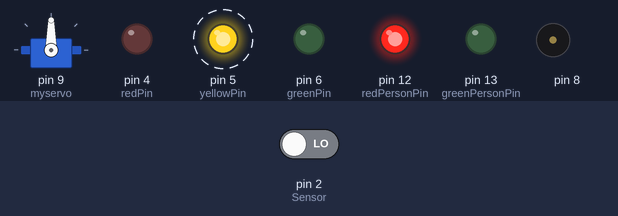
Bench run of a sketch on a simulated Arduino Uno, built with avr-gcc and run on an emulated ATmega328P. Parts: servo, output pins drawn as LEDs (lit = HIGH), buzzer (waves = sounding). Dashed ring = blinking. The inputs (shaded band) are chosen by the test bench; at power-on: pin 2 (Sensor) LOW.

Above: at 4.8 s.
4.9 s: pin 2 (Sensor) driven HIGH
At 19.3 s:
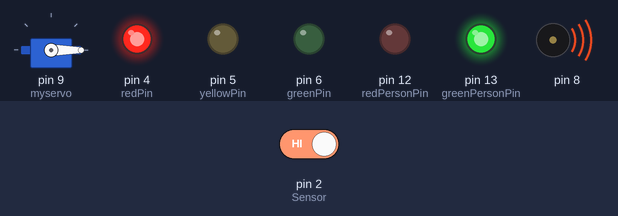
At 21.4 s:
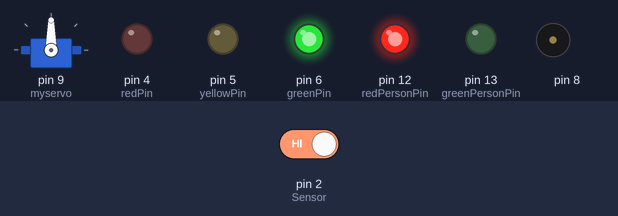
Timing chart, 0 to 43.0 s (numbered marks = the images above; inputs shaded):
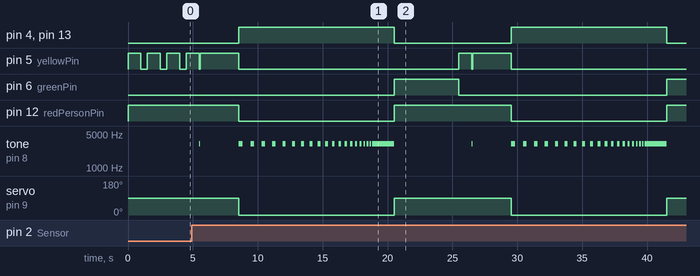

Measured:
- after the input at 4.9 s, pin 4 (redPin): alternates HIGH for 12.0 s and LOW for 9.1 s, starting after 3.7 s; pin 6 (greenPin): LOW → HIGH after 15.6 s, → LOW 5.0 s later, → HIGH 16.0 s later

The sketch:

TrafficManagement01.ino
```cpp
#include "pitches.h"
#include <Servo.h>
Servo myservo;
int Sensor= 2;

const int yellowPin=5;
const int redPin=4;
const int greenPin=6;

const int redPersonPin=12;
const int greenPersonPin=13;

void setup() {

  Serial.begin(9600);
  pinMode(Sensor, INPUT);
  pinMode(yellowPin,OUTPUT);
  pinMode(redPin,OUTPUT);
  pinMode(greenPin,OUTPUT);
  pinMode(redPersonPin,OUTPUT);
  pinMode(greenPersonPin,OUTPUT);
  myservo.attach(9);
}

void loop() {
  mode2();
//  delay(5000);
//  int SensorState = digitalRead(Sensor);
//  Serial.println(SensorState);


}
void mode2(){
  digitalWrite(redPersonPin,HIGH);
  digitalWrite(greenPersonPin,LOW);
  int SensorState =0;
  for(int i=0;i<5;i++){
    lightLamp(yellowPin,1000);
    SensorState = digitalRead(Sensor);;
    if(SensorState==1){break;}
    delay(500);
  }
  if(SensorState==1){
    tone(8, NOTE_G7);
    delay(50);
    noTone(8);
    lightLamp(yellowPin,3000);
    myservo.write(-90);
    digitalWrite(redPin,HIGH);
    digitalWrite(redPersonPin,LOW);
    digitalWrite(greenPersonPin,HIGH);
    int time=0;
    for(int i=0;i<30;i++){
      tone(8, NOTE_G7);
      delay(300-10*i);
      noTone(8);
      time=600-30*i;
      if(time>0){
         delay(time);
      }
  }
  tone(8, NOTE_G7);
  delay(1000);
  noTone(8);
  digitalWrite(redPin,LOW);
  digitalWrite(redPersonPin,HIGH);
  digitalWrite(greenPersonPin,LOW);

  myservo.write(90);
  lightLamp(greenPin,5000);
  }

}
void lightLamp(int pin, int time){
  digitalWrite(pin,HIGH);
  delay(time);
  digitalWrite(pin,LOW);
}
int scanFunction(){
  int val=digitalRead(Sensor);
  Serial.print("val 1:");
  Serial.println(val);
  if(val==1){
    delay(1000);
    for(int j=0;j<3;j++){
      val=digitalRead(Sensor);
      Serial.print("val next:");
      Serial.println(val);
      if(val==1){
        if(j==2){
          return 1;
        }
        delay(1000);
      }else{
        break;
      }
    }
  }
  return val;
}
void mode1(){
  myservo.write(90);
  lightLamp(greenPin,5000);
  for(int i=0;i<3;i++){
    lightLamp(yellowPin,1000);
    if(i!=2){
      delay(500);
    }
  }
  myservo.write(-90);
  digitalWrite(redPin,HIGH);
  int time=0;
  for(int i=0;i<30;i++){
    tone(8, NOTE_G7);
    delay(300-10*i);
    noTone(8);
    time=600-30*i;
    if(time>0){
       delay(time);
    }
  }
  tone(8, NOTE_G7);
  delay(1000);
  noTone(8);
  digitalWrite(redPin,LOW);
}
```

pitches.h
```cpp
/*************************************************
 * Public Constants
 *************************************************/

#define NOTE_B0  31
#define NOTE_C1  33
#define NOTE_CS1 35
#define NOTE_D1  37
#define NOTE_DS1 39
#define NOTE_E1  41
#define NOTE_F1  44
#define NOTE_FS1 46
#define NOTE_G1  49
#define NOTE_GS1 52
#define NOTE_A1  55
#define NOTE_AS1 58
#define NOTE_B1  62
#define NOTE_C2  65
#define NOTE_CS2 69
#define NOTE_D2  73
#define NOTE_DS2 78
#define NOTE_E2  82
#define NOTE_F2  87
#define NOTE_FS2 93
#define NOTE_G2  98
#define NOTE_GS2 104
#define NOTE_A2  110
#define NOTE_AS2 117
#define NOTE_B2  123
#define NOTE_C3  131
#define NOTE_CS3 139
#define NOTE_D3  147
#define NOTE_DS3 156
#define NOTE_E3  165
#define NOTE_F3  175
#define NOTE_FS3 185
#define NOTE_G3  196
#define NOTE_GS3 208
#define NOTE_A3  220
#define NOTE_AS3 233
#define NOTE_B3  247
#define NOTE_C4  262
#define NOTE_CS4 277
#define NOTE_D4  294
#define NOTE_DS4 311
#define NOTE_E4  330
#define NOTE_F4  349
#define NOTE_FS4 370
#define NOTE_G4  392
#define NOTE_GS4 415
#define NOTE_A4  440
#define NOTE_AS4 466
#define NOTE_B4  494
#define NOTE_C5  523
#define NOTE_CS5 554
#define NOTE_D5  587
#define NOTE_DS5 622
#define NOTE_E5  659
#define NOTE_F5  698
#define NOTE_FS5 740
#define NOTE_G5  784
#define NOTE_GS5 831
#define NOTE_A5  880
#define NOTE_AS5 932
#define NOTE_B5  988
#define NOTE_C6  1047
#define NOTE_CS6 1109
#define NOTE_D6  1175
#define NOTE_DS6 1245
#define NOTE_E6  1319
#define NOTE_F6  1397
#define NOTE_FS6 1480
#define NOTE_G6  1568
#define NOTE_GS6 1661
#define NOTE_A6  1760
#define NOTE_AS6 1865
#define NOTE_B6  1976
#define NOTE_C7  2093
#define NOTE_CS7 2217
#define NOTE_D7  2349
#define NOTE_DS7 2489
#define NOTE_E7  2637
#define NOTE_F7  2794
#define NOTE_FS7 2960
#define NOTE_G7  3136
#define NOTE_GS7 3322
#define NOTE_A7  3520
#define NOTE_AS7 3729
#define NOTE_B7  3951
#define NOTE_C8  4186
#define NOTE_CS8 4435
#define NOTE_D8  4699
#define NOTE_DS8 4978
```
